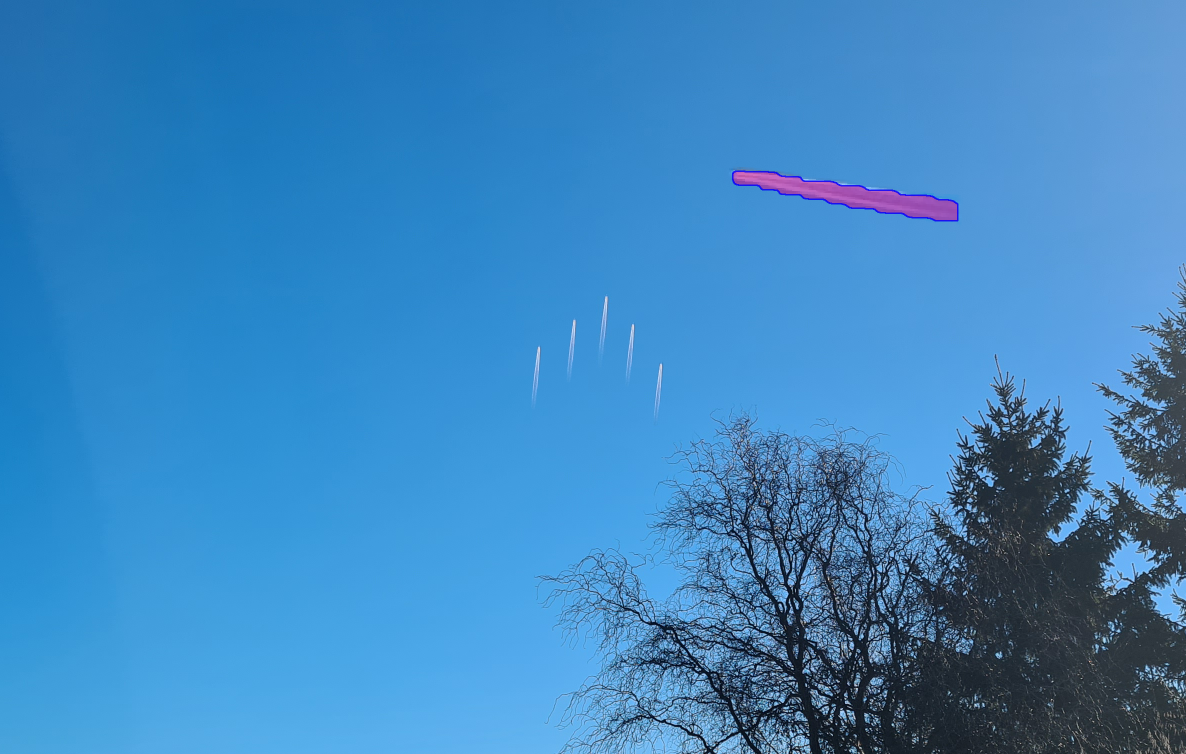
#> input picture test/clone_tests/klon_bearbeitet_2.png, 2372 x 1508 px, found by its file name (shown at 1/2 size)
$ python clone_test_5.py
#> lines starting #> are read from the running program, lines starting #| are printed output that depends on the picture
import cv2
import numpy as np
import math
from PIL import Image, ImageStat, ImageDraw, ImageFilter
import imagehash
import timeit
import time
import pywt

#path_org = "C:\\Users\\Kapsr\\Pictures\\test_image_folder\\ufo.cache-1.jpg"
path_org = "C:\\Users\\Kapsr\\Pictures\\test_image_folder\\klon_bearbeitet_2.png"
path_tmp = "C:\\Users\\Kapsr\\Pictures\\test_image_folder\\klon_bearbeitet_quant.png"

# convert a image using haar wavelets in a jpeg-style compression
def quantize(image, wavelet='haar', level=1, scale=(8, 8)):
    # grayscale and resize image
    image = image.convert('L')
    image = image.resize(scale, Image.Resampling.NEAREST)

    data = np.array(image, dtype=float)

    # Actual wavelet transform
    coeffs = pywt.wavedec2(data, wavelet, level=level)
    coeffs_arr, coeff_slices = pywt.coeffs_to_array(coeffs)

    # Quantization matrix, uniform
    quantization_matrix = np.ones_like(coeffs_arr) * 50
    quantized_coeffs_arr = np.round(coeffs_arr / quantization_matrix) * quantization_matrix

    quantized_coeffs = pywt.array_to_coeffs(quantized_coeffs_arr, coeff_slices, output_format='wavedec2')

    # Reconstruct image
    blocky_data = pywt.waverec2(quantized_coeffs, 'haar')

    # Convert data back to image
    blocky_image = Image.fromarray(np.clip(blocky_data, 0, 255).astype('uint8'))


    return blocky_image

def run():
    # Load Image, convert to RGBA (for Alpha channel)
    img_org = Image.open(path_org)
#> img_org is the input picture: PIL image 2372x1508 RGBA; mean R, G, B, A 61, 133.9, 192.1, 255
    img_org = img_org.convert("RGBA")


    img_gray = img_org.convert('L')
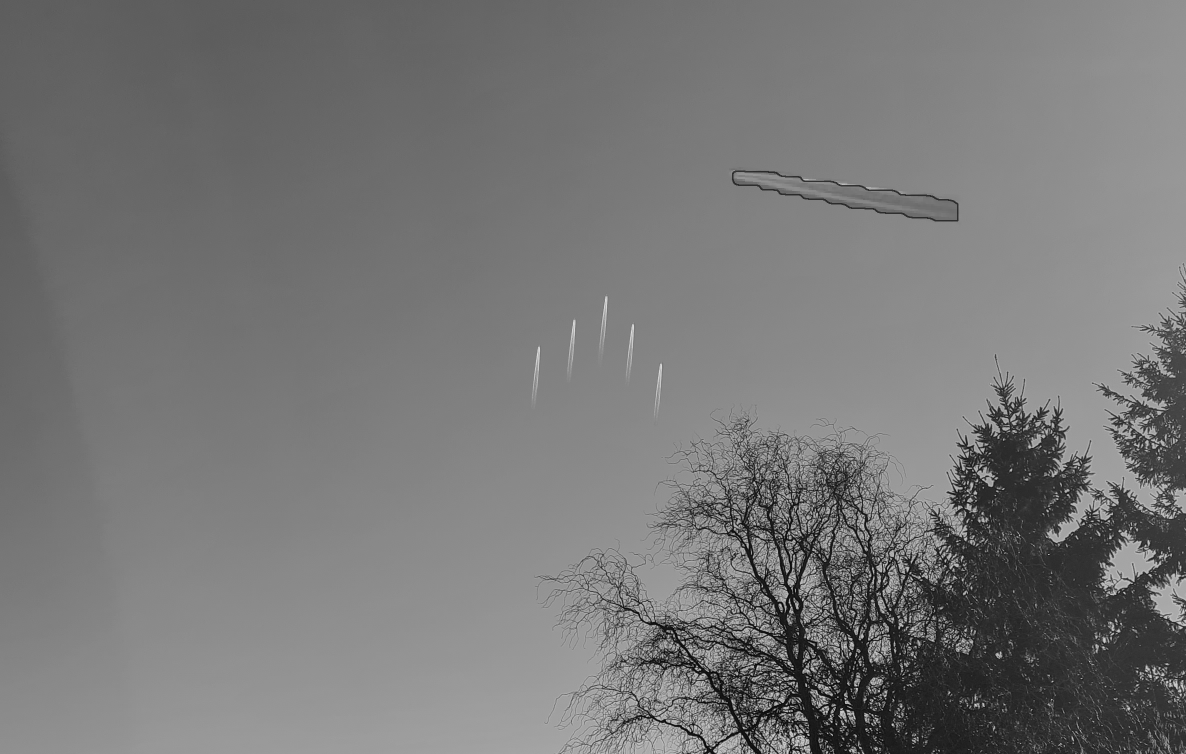
#> img_gray: PIL image 2372x1508 L (shown at 1/2 size); min 1, max 235, mean 118.7

    frameSize = 16

    (width, height) = img_org.size
#> width = 2372; height = 1508
    (w, h) = (width, height)
#> w = 2372; h = 1508

    scale = w / 1024
#> scale = 2.32
    w = 1024
    h = math.floor(h / scale)
#> h = 651


    img_resize = img_gray.resize((w, h), resample=Image.Resampling.NEAREST)
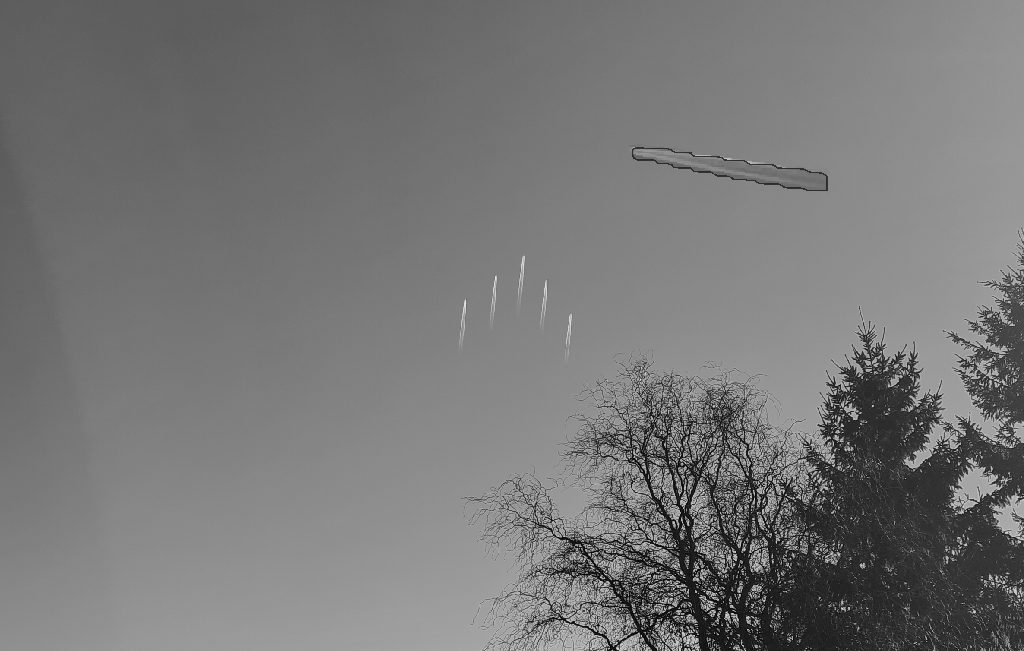
#> img_resize: PIL image 1024x651 L; min 2, max 235, mean 118.7


    qXMax = math.floor(w / frameSize) * math.floor(frameSize/2)
    qYMax = math.floor(h / frameSize) * math.floor(frameSize/2)
#> qYMax = 320
    qFramesize= math.floor(frameSize/2)

    quant_image = Image.new("L", (qXMax, qYMax))
#> quant_image: PIL image 512x320 L; every value is 0

    def getAllHashes(koords):
        x, y = koords
        # This stores all average hashes of all frames that share at least 1 pixel with the current frame
        # this may be overkill but gives pretty good results
        allHashesOfFrame = []
        allHashesOfFrame.clear()

        # First hash is generated before the main generation loop
        #qSubimage = quant_image.crop((x - qFramesize + 1,
        #                            y - qFramesize + 1,
        #                            x + 2,
        #                            y + 1))

        #subDhash = imagehash.average_hash(qSubimage, hash_size=qFramesize)

        #allHashesOfFrame.append([subDhash, (x - qFramesize + 1, y - qFramesize + 1)])

        # Main hash generation loop
        for yQ in range(y - qFramesize + 1, y + (2*qFramesize) - 1, 2):
            for xQ in range(x - qFramesize + 1, x + (2*qFramesize) - 1, 2):
                qSubimage = quant_image.crop((xQ, yQ, xQ+qFramesize, yQ+qFramesize))


                stat = ImageStat.Stat(qSubimage)

                if stat.stddev[0] > 14:
                    subDhash = imagehash.average_hash(qSubimage, hash_size=qFramesize)
                    # if last hash was the same as this hash, dont store it (just for some performance)
                    #if allHashesOfFrame[-1][0] != subDhash:
                    allHashesOfFrame.append([subDhash, (xQ, yQ)])

        return allHashesOfFrame

    # Helper function to get Areas easier
    def getArea(x, y, size):
        return (x, y, x + size, y + size)


    # ----- First loop
    # This loop goes through the image in a grid
    # It quantizes the image to make it more efficient to handle
    for x in range(0, w, frameSize):
        for y in range(0, h, frameSize):
            if x + frameSize > w or y + frameSize > h:
                continue
            else:
                compare_img = img_resize.crop(getArea(x, y, frameSize))

                # Quantize Colors of each frame depending on standard deviation
                stat = ImageStat.Stat(compare_img)
                compare_img = compare_img.quantize((math.floor(stat.stddev[0]) + 1) * 3)

                # Main quantizing step using jpeg style compression but with haar-wavelet
                compressed = quantize(compare_img, scale=(8, 8), level=3)

                # resize the image to fit on quantized image
                compressed = compressed.resize((qFramesize, qFramesize))

                # Paste on quantized image
                (quantX, quantY) = (math.floor(x/2), math.floor(y/2))
                quant_image.paste(compressed, (quantX, quantY))
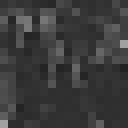
#> compare_img: PIL image 16x16 P (shown 8 times larger); min 34, max 161, mean 59.1
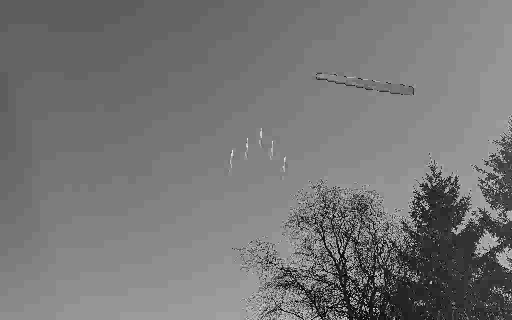
#> quant_image: PIL image 512x320 L; min 0, max 250, mean 118.4

    #quant_image.show()

    # hashLib saves 2 hashes for each frame in the image:
    # [0] = A pHash of the larger Area of the Frame
    # [1] = An array of all average hashes

    hashLib = []

    half = math.floor((frameSize * scale) / 2)

    # Helper function to convert quant koords to real koords
    def toReal(coord):
        return coord * scale * 2


    # ----- Second Loop
    # Iterates over the previously generated quantized frame grid
    # This loop does all the hash-generating, filtering and comparing work
    # Draws markers at the end
    for y in range (0, qYMax, qFramesize):
        for x in range(0, qXMax, qFramesize):
            if x + qFramesize > qYMax or y + qFramesize > qYMax:
                continue

            # Get standard deviation of current frame
            compare_img = quant_image.crop(getArea(x, y, qFramesize))
            stat = ImageStat.Stat(compare_img)

            # Only work with frames that are above a certain detail threshold
            if stat.stddev[0] > 14:

                # Generate pHash for 3x3 frame-grid around the central frame
                # This is used to very generically compare two frames to see if a more detailed check is worthwhile
                compare_img = quant_image.crop(getArea(x - qFramesize, y - qFramesize, qFramesize * 3))
                phash = imagehash.phash(compare_img)


                # This stores all average hashes of all frames that share at least 1 pixel with the current frame
                # this may be overkill but gives pretty good results
                allHashesOfFrame = []


                # This loop compares the current frame with all other known frames
                for hashbundle in hashLib:

                    # This is the very general phash comparison
                    # This primarily acts like a filter
                    if hashbundle[0] - phash < 20:

                        allHashesOfFrame = getAllHashes((x, y))

                        if len(hashbundle[1]) == 0:
                            hashbundle[1] = getAllHashes(hashbundle[2])
                        matches = []

                        # If the phash is OK, compare all current ahashes with the ahashes of that frame
                        for index, dHashA in enumerate(allHashesOfFrame):
                            # clone detection already found a clone
                            # this is more performant, but draws incomplete lines so has been commented out for now
                            #if len(matches) > 300:
                            #    break

                            for i in range(index, len(hashbundle[1])):
                                dHashB = hashbundle[1][i]
                                if dHashA[0] - dHashB[0] < 7:
                                    # save both coordinates to draw lines and frames later
                                    matches.append((dHashA[1], dHashB[1]))

                        # If a minimum amount of matches has been made:
                        if len(matches) > 10:
                            #print(len(matches))
                            # Draw all the frames that have matched!
                            for match in matches:

                                # Create copy to draw on
                                img_copy = Image.new("RGBA", img_org.size, (255, 255, 255, 0))
                                draw = ImageDraw.Draw(img_copy)

                                areaA = (toReal(match[0][0]), toReal(match[0][1]), toReal(match[0][0]) + frameSize * scale * 2, toReal(match[0][1]) + frameSize * scale)

                                draw.rectangle(areaA, fill=(0, 128, 0, 32))

                                areaB = (toReal(match[1][0]), toReal(match[1][1]), toReal(match[1][0]) + frameSize * scale, toReal(match[1][1]) + frameSize * scale)

                                draw.rectangle(areaB, fill=(0, 128, 0, 32))

                                shape = [(areaA[0] + half, areaA[1] + half),(areaB[0] + half, areaB[1] + half)]

                                draw.line(shape, fill=(0, 0, 128, 32))

                                img_org = Image.alpha_composite(img_org, img_copy)

                # Add the frame we just handled to the list
                hashLib.append([phash, allHashesOfFrame, (x, y)])
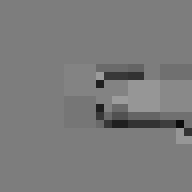
#> compare_img: PIL image 24x24 L (shown 8 times larger); min 12, max 156, mean 122.8


    #out = Image.alpha_composite(img_org, img_copy)

    #out.show()


    img_org.save("C:\\Users\\Kapsr\\Pictures\\test_image_folder\\klon_bearbeitet_result_5.png")


#> (the run stopped early here; a loop or call above may not have finished)

$ run again, with img/ufo.cache-1.jpg saved as test/clone_tests/klon_bearbeitet_2.png
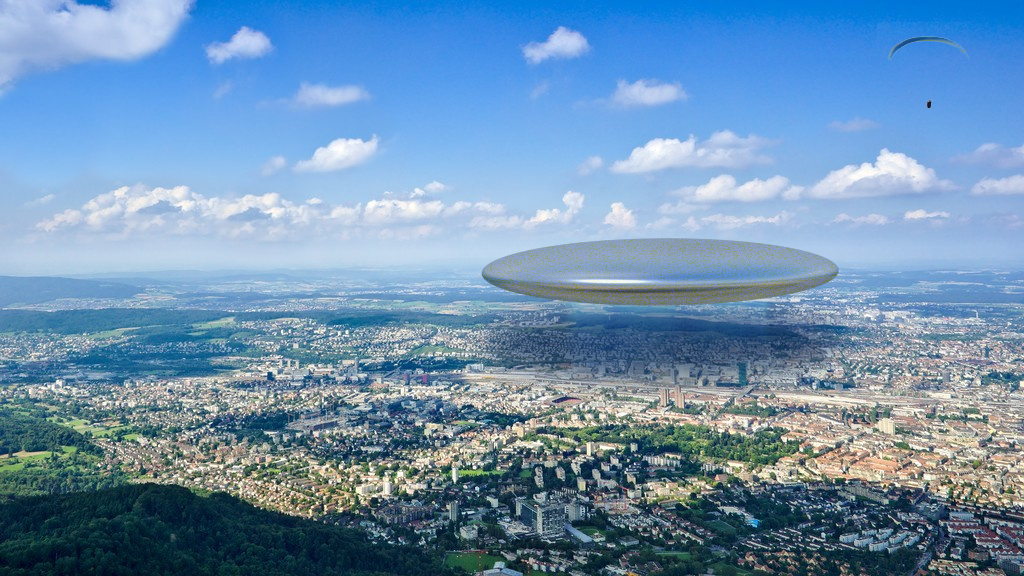
#> input picture img/ufo.cache-1.jpg, 1024 x 576 px, found by its file name
#> in run, img_org is the input picture: PIL image 1024x576 RGB; mean R, G, B 110.2, 145.6, 177.5
#> img_org: PIL image 1024x576 RGBA
#> after the loop in run, `for x in range(0, w, frameSize):`:
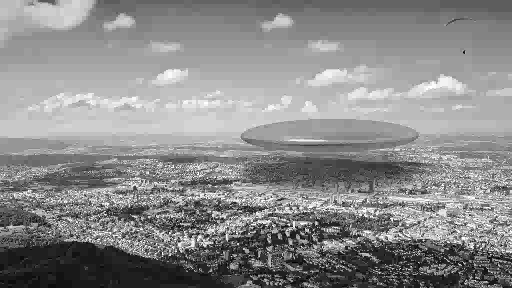
#> quant_image: PIL image 512x288 L; min 0, max 255, mean 138.3
#> after the loop in run, `for y in range (0, qYMax, qFramesize):`:
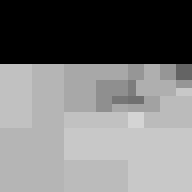
#> compare_img: PIL image 24x24 L (shown 8 times larger); min 0, max 212, mean 122
